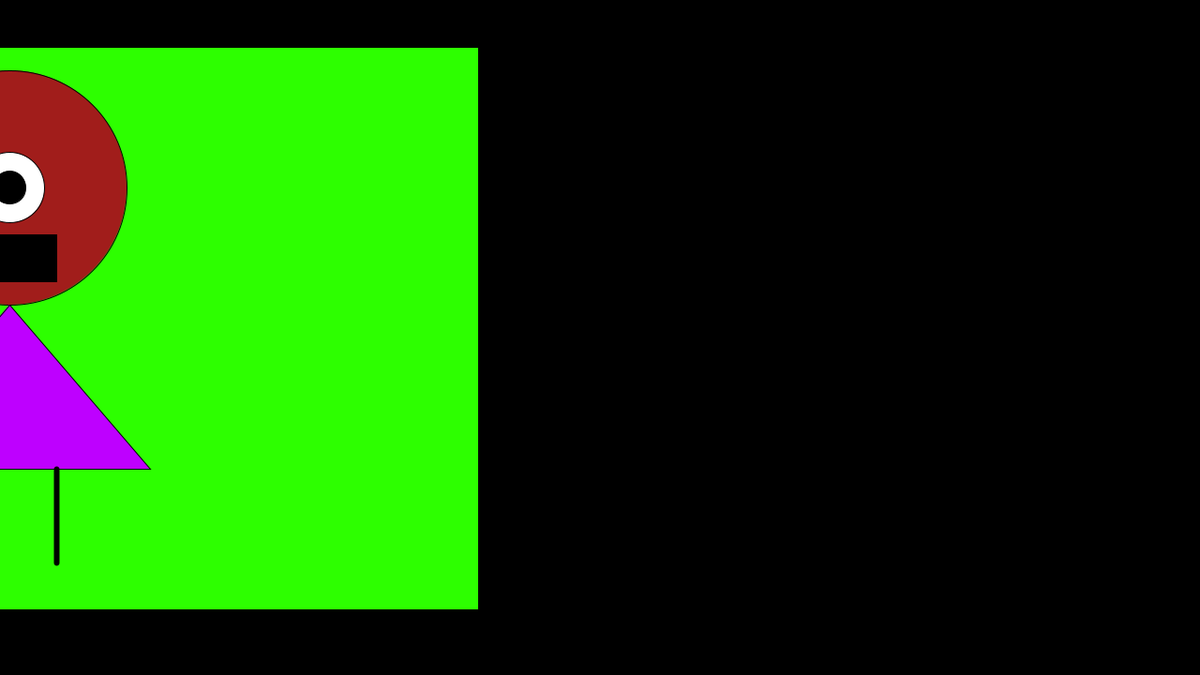
Frame 1 (no input)
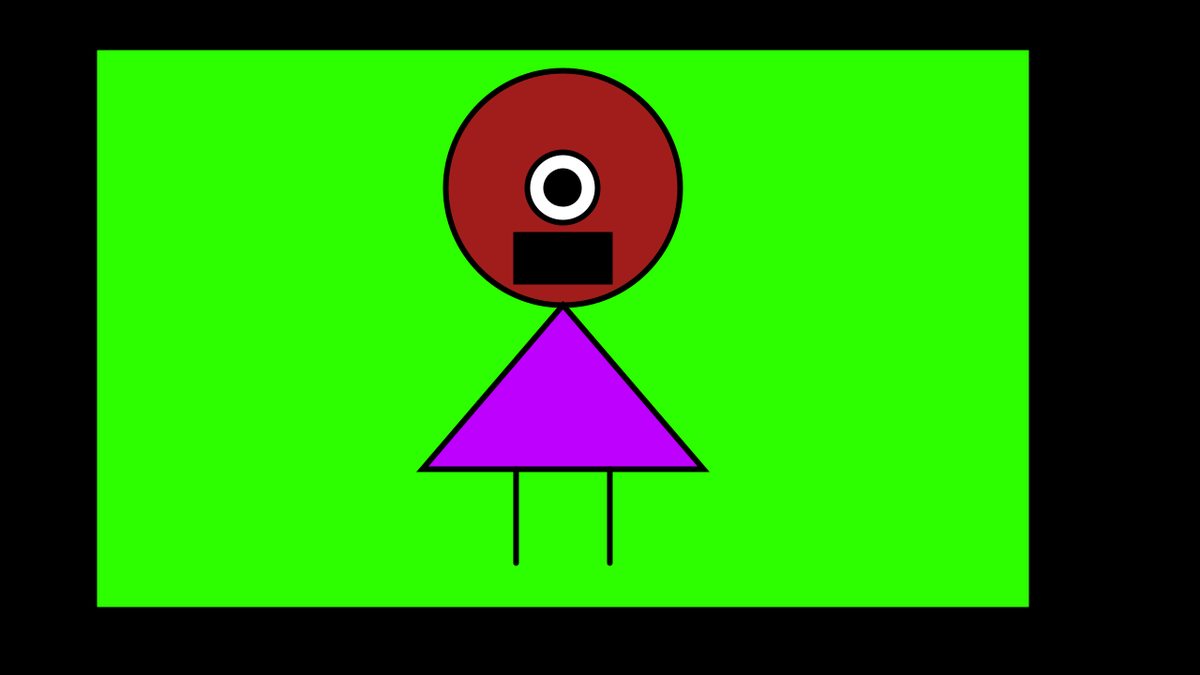
Frame 60 (the mouse pressed at the canvas centre just before this capture)
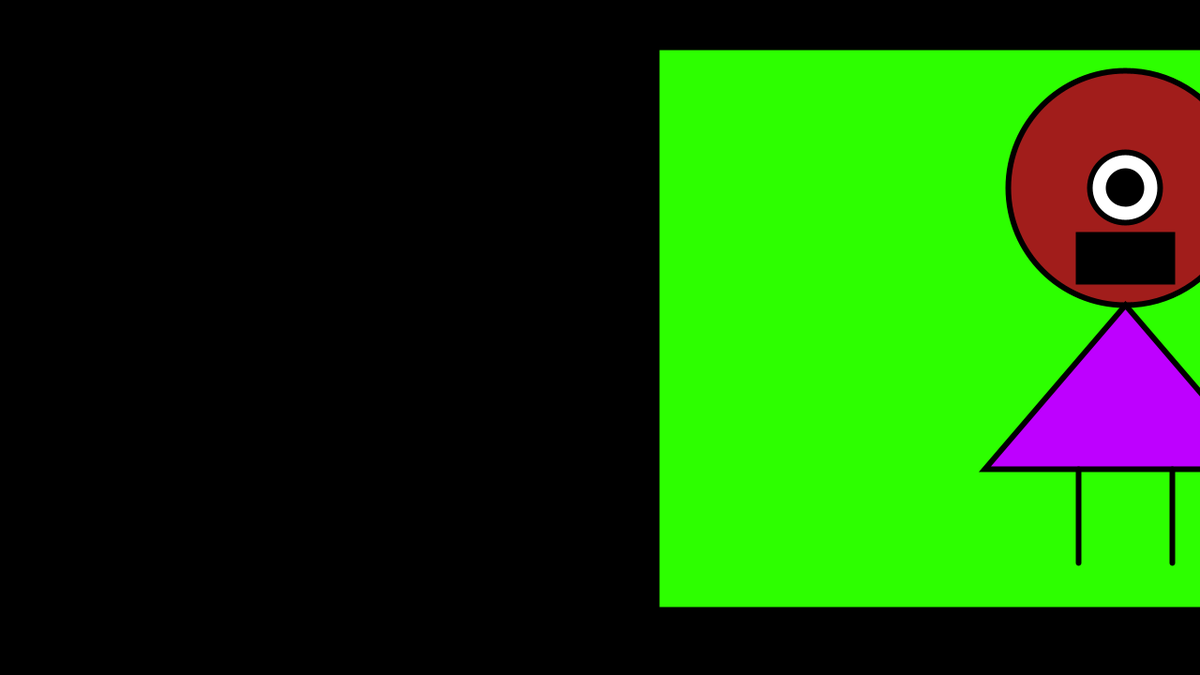
Frame 120 (the mouse held since frame 60 and released just before this capture)

The Processing sketch that drew these frames (run headless with seeded random() and noise(); from frame 60 on, the mouse is pressed at the canvas centre):

// Processing sketch: Andrew_Arce_NewMonster
// ── Andrew_Arce_NewMonster.pde
color c = color(45, 255, 0);
float x = 0;
float y = 200;
float speed = 10;

void setup() {
  frameRate(60);
  size(1280,720);
}

void draw() {
  background(0);
  
  move();
  display();
  head();
  body();
  legs();
}

void move() {
  x = x + speed;
  if (x > width) {
    x = 0;
  }
}

void display() {
  fill(c);
  rect(x - 500, y - 150, 1000, 600);
  
  
}



// ── monster.pde
void head() {
  fill(161, 29, 27);
    ellipse(x , y, 250, 250); //head
    
    fill(255);
     ellipse(x, y, 75, 75); //eye
     
     fill(0);
  ellipse(x, y, 35, 35); 
  rect(x - 50, y + 50, 100, 50);
  }
  
  void body() {
    
    fill(190, 0, 255);
  triangle (x , y + 125, x + 150, y + 300, x - 150, y + 300);
             //top             //right            //left
    
    
    
    
  }
  
  void legs() {
    
    
    strokeWeight(6);
  line (x - 50, 500, x - 50, 600);
  line(x + 50, 500, x + 50, 600);
    
    
    
    
  }
